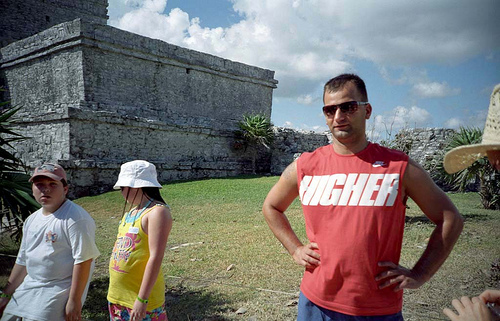
#> input picture test_api/images/4.jpg, 500 x 321 px, found by its file name; its folder holds only this picture in this run
$ python batch_test_api.py
#> lines starting #> are read from the running program, lines starting #| are printed output that depends on the picture
import base64
from io import BytesIO
from PIL import Image
import requests
import argparse
from tqdm import tqdm
import os

parser = argparse.ArgumentParser()
parser.add_argument('--image', type=str, default='../reorg_val/images',
                    help='input')
parser.add_argument('--mask', type=str, default='../reorg_val/masks',
                    help='path to mask')
parser.add_argument('--output', type=str, default='../val_output_k3mix7_s_up_merge',
                    help='path to save')

opt, _ = parser.parse_known_args()


path_img = opt.image#"./988.jpg"
path_msk = opt.mask#"./988.png"
path_out = opt.output

for name in tqdm(os.listdir(path_img)):
    _name = ".".join(name.split(".")[:-1])
    img = Image.open(os.path.join(path_img, name)).convert("RGB")
#> img is the input picture: PIL image 500x321 RGB; mean R, G, B 118.3, 114.1, 111.3
    msk = Image.open(os.path.join(path_msk, _name+".png")).convert("L")
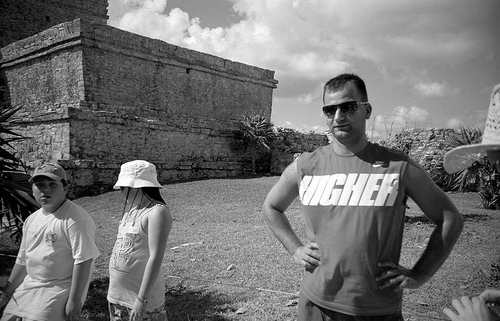
#> msk: PIL image 500x321 L; min 0, max 255, mean 115


    mode_img = img.mode
#> mode_img = 'RGB'
    mode_msk = msk.mode
#> mode_msk = 'L'

    W, H = img.size
#> W = 500; H = 321
    str_img = img.tobytes().decode("latin1")
    str_msk = msk.tobytes().decode("latin1")

    data = {'str_img': str_img, 'str_msk': str_msk, 'width':W, 'height':H,
            'mode_img':mode_img, 'mode_msk':mode_msk}

#> (the run stopped early here; a loop or call above may not have finished)
